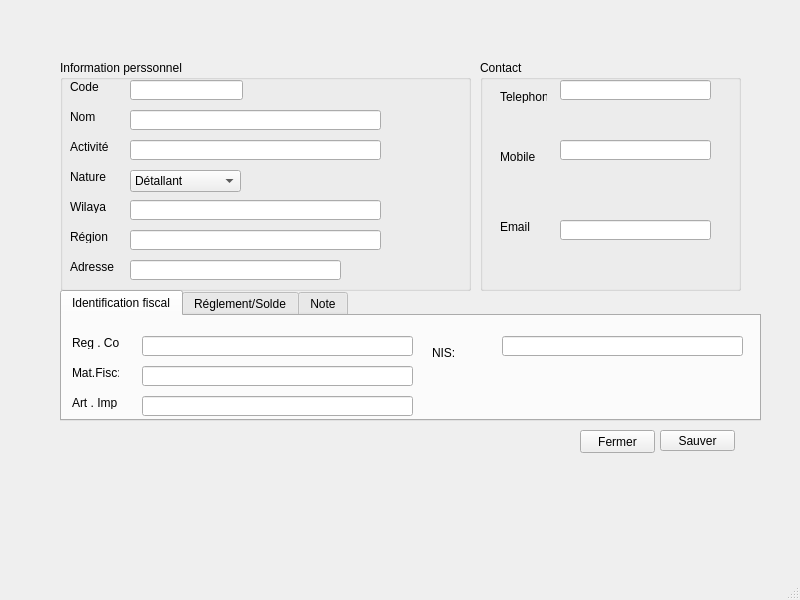
<?xml version="1.0" encoding="UTF-8"?>
<ui version="4.0">
 <class>MainWindow</class>
 <widget class="QMainWindow" name="MainWindow">
  <property name="geometry">
   <rect>
    <x>0</x>
    <y>0</y>
    <width>800</width>
    <height>600</height>
   </rect>
  </property>
  <property name="windowTitle">
   <string>MainWindow</string>
  </property>
  <widget class="QWidget" name="centralwidget">
   <widget class="QPushButton" name="pushButton_31">
    <property name="geometry">
     <rect>
      <x>580</x>
      <y>430</y>
      <width>75</width>
      <height>23</height>
     </rect>
    </property>
    <property name="text">
     <string>Fermer</string>
    </property>
   </widget>
   <widget class="QGroupBox" name="groupBox_6">
    <property name="geometry">
     <rect>
      <x>60</x>
      <y>60</y>
      <width>411</width>
      <height>231</height>
     </rect>
    </property>
    <property name="title">
     <string>Information perssonnel</string>
    </property>
    <widget class="QLabel" name="label_7">
     <property name="geometry">
      <rect>
       <x>10</x>
       <y>20</y>
       <width>47</width>
       <height>13</height>
      </rect>
     </property>
     <property name="text">
      <string>Code</string>
     </property>
    </widget>
    <widget class="QLabel" name="label_8">
     <property name="geometry">
      <rect>
       <x>10</x>
       <y>50</y>
       <width>47</width>
       <height>13</height>
      </rect>
     </property>
     <property name="text">
      <string>Nom</string>
     </property>
    </widget>
    <widget class="QLabel" name="label_9">
     <property name="geometry">
      <rect>
       <x>10</x>
       <y>80</y>
       <width>47</width>
       <height>13</height>
      </rect>
     </property>
     <property name="text">
      <string>Activité</string>
     </property>
    </widget>
    <widget class="QLabel" name="label_10">
     <property name="geometry">
      <rect>
       <x>10</x>
       <y>110</y>
       <width>47</width>
       <height>13</height>
      </rect>
     </property>
     <property name="text">
      <string>Nature</string>
     </property>
    </widget>
    <widget class="QLabel" name="label_11">
     <property name="geometry">
      <rect>
       <x>10</x>
       <y>140</y>
       <width>47</width>
       <height>13</height>
      </rect>
     </property>
     <property name="text">
      <string>Wilaya</string>
     </property>
    </widget>
    <widget class="QLabel" name="label_12">
     <property name="geometry">
      <rect>
       <x>10</x>
       <y>170</y>
       <width>47</width>
       <height>13</height>
      </rect>
     </property>
     <property name="text">
      <string>Région</string>
     </property>
    </widget>
    <widget class="QLabel" name="label_13">
     <property name="geometry">
      <rect>
       <x>10</x>
       <y>200</y>
       <width>47</width>
       <height>13</height>
      </rect>
     </property>
     <property name="text">
      <string>Adresse</string>
     </property>
    </widget>
    <widget class="QLineEdit" name="lineEdit_3">
     <property name="geometry">
      <rect>
       <x>70</x>
       <y>20</y>
       <width>113</width>
       <height>20</height>
      </rect>
     </property>
    </widget>
    <widget class="QLineEdit" name="lineEdit_4">
     <property name="geometry">
      <rect>
       <x>70</x>
       <y>50</y>
       <width>251</width>
       <height>20</height>
      </rect>
     </property>
    </widget>
    <widget class="QLineEdit" name="lineEdit_5">
     <property name="geometry">
      <rect>
       <x>70</x>
       <y>80</y>
       <width>251</width>
       <height>20</height>
      </rect>
     </property>
    </widget>
    <widget class="QLineEdit" name="lineEdit_9">
     <property name="geometry">
      <rect>
       <x>70</x>
       <y>200</y>
       <width>211</width>
       <height>20</height>
      </rect>
     </property>
    </widget>
    <widget class="QComboBox" name="comboBox_5">
     <property name="geometry">
      <rect>
       <x>70</x>
       <y>110</y>
       <width>111</width>
       <height>22</height>
      </rect>
     </property>
     <item>
      <property name="text">
       <string>Détallant</string>
      </property>
     </item>
     <item>
      <property name="text">
       <string>Revendeur</string>
      </property>
     </item>
     <item>
      <property name="text">
       <string>Gros</string>
      </property>
     </item>
     <item>
      <property name="text">
       <string>Autre 1</string>
      </property>
     </item>
     <item>
      <property name="text">
       <string>Autre 2</string>
      </property>
     </item>
    </widget>
    <widget class="QLineEdit" name="lineEdit_77">
     <property name="geometry">
      <rect>
       <x>70</x>
       <y>170</y>
       <width>251</width>
       <height>20</height>
      </rect>
     </property>
    </widget>
    <widget class="QLineEdit" name="lineEdit_78">
     <property name="geometry">
      <rect>
       <x>70</x>
       <y>140</y>
       <width>251</width>
       <height>20</height>
      </rect>
     </property>
    </widget>
   </widget>
   <widget class="QPushButton" name="pushButton_30">
    <property name="geometry">
     <rect>
      <x>660</x>
      <y>430</y>
      <width>75</width>
      <height>21</height>
     </rect>
    </property>
    <property name="text">
     <string>Sauver</string>
    </property>
   </widget>
   <widget class="QGroupBox" name="groupBox_7">
    <property name="geometry">
     <rect>
      <x>480</x>
      <y>60</y>
      <width>261</width>
      <height>231</height>
     </rect>
    </property>
    <property name="title">
     <string>Contact</string>
    </property>
    <widget class="QLineEdit" name="lineEdit_6">
     <property name="geometry">
      <rect>
       <x>80</x>
       <y>20</y>
       <width>151</width>
       <height>20</height>
      </rect>
     </property>
    </widget>
    <widget class="QLineEdit" name="lineEdit_8">
     <property name="geometry">
      <rect>
       <x>80</x>
       <y>80</y>
       <width>151</width>
       <height>20</height>
      </rect>
     </property>
    </widget>
    <widget class="QLineEdit" name="lineEdit_11">
     <property name="geometry">
      <rect>
       <x>80</x>
       <y>160</y>
       <width>151</width>
       <height>20</height>
      </rect>
     </property>
    </widget>
    <widget class="QLabel" name="label_14">
     <property name="geometry">
      <rect>
       <x>20</x>
       <y>30</y>
       <width>47</width>
       <height>13</height>
      </rect>
     </property>
     <property name="text">
      <string>Telephone</string>
     </property>
    </widget>
    <widget class="QLabel" name="label_16">
     <property name="geometry">
      <rect>
       <x>20</x>
       <y>90</y>
       <width>47</width>
       <height>13</height>
      </rect>
     </property>
     <property name="text">
      <string>Mobile</string>
     </property>
    </widget>
    <widget class="QLabel" name="label_18">
     <property name="geometry">
      <rect>
       <x>20</x>
       <y>160</y>
       <width>47</width>
       <height>13</height>
      </rect>
     </property>
     <property name="text">
      <string>Email</string>
     </property>
    </widget>
   </widget>
   <widget class="QTabWidget" name="tabWidget_3">
    <property name="geometry">
     <rect>
      <x>60</x>
      <y>290</y>
      <width>701</width>
      <height>131</height>
     </rect>
    </property>
    <property name="currentIndex">
     <number>0</number>
    </property>
    <widget class="QWidget" name="tab_6">
     <attribute name="title">
      <string>Identification fiscal</string>
     </attribute>
     <widget class="QLabel" name="label_19">
      <property name="geometry">
       <rect>
        <x>10</x>
        <y>20</y>
        <width>47</width>
        <height>13</height>
       </rect>
      </property>
      <property name="text">
       <string>Reg . Com:</string>
      </property>
     </widget>
     <widget class="QLabel" name="label_20">
      <property name="geometry">
       <rect>
        <x>10</x>
        <y>50</y>
        <width>47</width>
        <height>13</height>
       </rect>
      </property>
      <property name="text">
       <string>Mat.Fisc:</string>
      </property>
     </widget>
     <widget class="QLabel" name="label_21">
      <property name="geometry">
       <rect>
        <x>10</x>
        <y>80</y>
        <width>47</width>
        <height>13</height>
       </rect>
      </property>
      <property name="text">
       <string>Art . Imp :</string>
      </property>
     </widget>
     <widget class="QLineEdit" name="lineEdit_12">
      <property name="geometry">
       <rect>
        <x>80</x>
        <y>20</y>
        <width>271</width>
        <height>20</height>
       </rect>
      </property>
     </widget>
     <widget class="QLineEdit" name="lineEdit_13">
      <property name="geometry">
       <rect>
        <x>80</x>
        <y>50</y>
        <width>271</width>
        <height>20</height>
       </rect>
      </property>
     </widget>
     <widget class="QLineEdit" name="lineEdit_14">
      <property name="geometry">
       <rect>
        <x>80</x>
        <y>80</y>
        <width>271</width>
        <height>20</height>
       </rect>
      </property>
     </widget>
     <widget class="QLineEdit" name="lineEdit_15">
      <property name="geometry">
       <rect>
        <x>440</x>
        <y>20</y>
        <width>241</width>
        <height>20</height>
       </rect>
      </property>
     </widget>
     <widget class="QLabel" name="label_22">
      <property name="geometry">
       <rect>
        <x>370</x>
        <y>30</y>
        <width>47</width>
        <height>13</height>
       </rect>
      </property>
      <property name="text">
       <string>NIS:</string>
      </property>
     </widget>
    </widget>
    <widget class="QWidget" name="tab_7">
     <attribute name="title">
      <string>Réglement/Solde</string>
     </attribute>
     <widget class="QLabel" name="label_23">
      <property name="geometry">
       <rect>
        <x>20</x>
        <y>20</y>
        <width>47</width>
        <height>13</height>
       </rect>
      </property>
      <property name="text">
       <string>Sold initial:</string>
      </property>
     </widget>
     <widget class="QLabel" name="label_24">
      <property name="geometry">
       <rect>
        <x>20</x>
        <y>60</y>
        <width>47</width>
        <height>13</height>
       </rect>
      </property>
      <property name="text">
       <string>Solde max:</string>
      </property>
     </widget>
     <widget class="QLineEdit" name="lineEdit_16">
      <property name="geometry">
       <rect>
        <x>90</x>
        <y>10</y>
        <width>231</width>
        <height>20</height>
       </rect>
      </property>
     </widget>
     <widget class="QLineEdit" name="lineEdit_17">
      <property name="geometry">
       <rect>
        <x>90</x>
        <y>50</y>
        <width>231</width>
        <height>20</height>
       </rect>
      </property>
     </widget>
     <widget class="QLineEdit" name="lineEdit_18">
      <property name="geometry">
       <rect>
        <x>440</x>
        <y>50</y>
        <width>181</width>
        <height>20</height>
       </rect>
      </property>
     </widget>
     <widget class="QLabel" name="label_25">
      <property name="geometry">
       <rect>
        <x>370</x>
        <y>60</y>
        <width>47</width>
        <height>13</height>
       </rect>
      </property>
      <property name="text">
       <string>Solde Actuel</string>
      </property>
     </widget>
     <widget class="QToolButton" name="toolButton">
      <property name="geometry">
       <rect>
        <x>600</x>
        <y>20</y>
        <width>25</width>
        <height>19</height>
       </rect>
      </property>
      <property name="text">
       <string>...</string>
      </property>
     </widget>
     <widget class="QComboBox" name="comboBox_8">
      <property name="geometry">
       <rect>
        <x>440</x>
        <y>20</y>
        <width>151</width>
        <height>22</height>
       </rect>
      </property>
      <item>
       <property name="text">
        <string>aspece</string>
       </property>
      </item>
     </widget>
     <widget class="QLabel" name="label_26">
      <property name="geometry">
       <rect>
        <x>370</x>
        <y>30</y>
        <width>47</width>
        <height>13</height>
       </rect>
      </property>
      <property name="text">
       <string>Réglement</string>
      </property>
     </widget>
     <widget class="QCheckBox" name="checkBox">
      <property name="geometry">
       <rect>
        <x>130</x>
        <y>80</y>
        <width>70</width>
        <height>17</height>
       </rect>
      </property>
      <property name="text">
       <string>CheckBox</string>
      </property>
     </widget>
    </widget>
    <widget class="QWidget" name="tab_44">
     <attribute name="title">
      <string>Note</string>
     </attribute>
     <widget class="QLineEdit" name="lineEdit_7">
      <property name="geometry">
       <rect>
        <x>0</x>
        <y>0</y>
        <width>671</width>
        <height>101</height>
       </rect>
      </property>
     </widget>
    </widget>
   </widget>
  </widget>
  <widget class="QMenuBar" name="menubar">
   <property name="geometry">
    <rect>
     <x>0</x>
     <y>0</y>
     <width>800</width>
     <height>21</height>
    </rect>
   </property>
  </widget>
  <widget class="QStatusBar" name="statusbar"/>
 </widget>
 <resources/>
 <connections/>
</ui>
